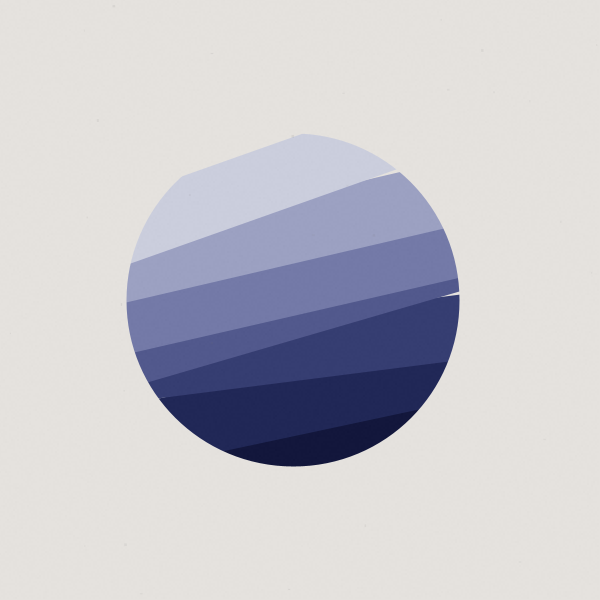
Frame 1 (no input)
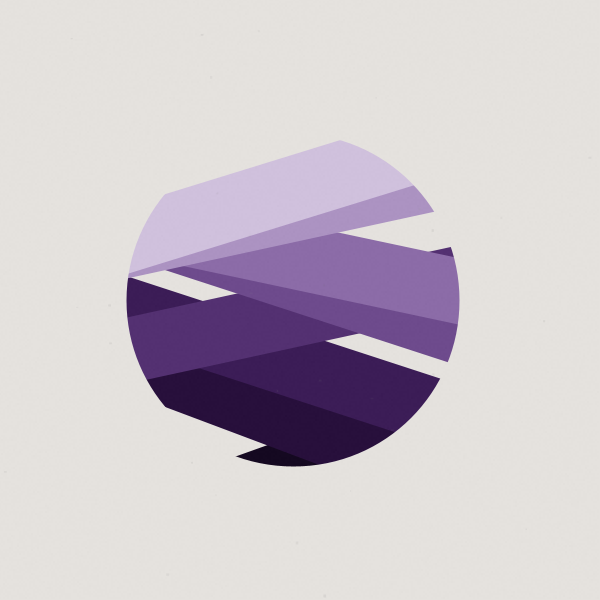
Frame 2 (the mouse pressed at the canvas centre, redrawn once)

The Processing sketch that drew these frames (run headless with seeded random() and noise(); the mouse was pressed at the canvas centre and the sketch redrawn once):

// Processing sketch: build
// ── build.pde
// Processes - Day 126 //<>//
// Prayash Thapa - May 5, 2016


int sw = 2;
int sz = 600;
float diam = 600/1.8;
float start;
int iter = 8;
float step = diam/iter;
int [] ch = { -1, 1 };
int wdt = 65;

// ************************************************************************************

void setup() {
    size(600, 600);
    colorMode(HSB, 100, 100, 100);
    noLoop();
    rectMode(CENTER);
    noStroke();
}

// ************************************************************************************

void draw() {
    background(10, 3, 90);
    start = diam + diam/2;
  
    float H = random(0, 100);
    float S = random(90, 100);
    float B = 10;
  
    for (int i = 0; i<iter; ++i) {
        pushMatrix();
        translate(width/2, start-wdt/2);
        rotate(radians(random(7, 22)* ch[(int)random(ch.length)]));
        fill (H, S-i*(100/iter), B+i*((100-8)/iter));
        rect(0, 0, sz, wdt);
        start-= step - random(-step/2, step/2);
        popMatrix();
    }
  
    stroke(10, 3, 90);
    noFill();
    strokeWeight(300);
    ellipse(width/2-7, height/2, (diam+sz/2), (diam+sz/2));
  
    paper(10);  // browser value
    //paper(30);  // normal value
}

void mousePressed() {
    redraw();
}

void keyPressed() {
    if (key == 'z') {
        iter--;
    }
    if (key == 'x') {
        iter++;
    }
    
    iter = constrain(iter, 3, 30);
    step = diam/iter;
    redraw();
}

void paper(int in_val) {
    noStroke();
    for (int i = 0; i<width-1; i+=2) {
        for (int j = 0; j<height-1; j+=2) {
          fill(random(85-10, 85+10), in_val);
          rect(i, j, 2, 2);
        }
    }
  
    for (int i = 0; i<30; i++) {
        fill(random(40, 60), random(in_val*2.5, in_val*3));
        rect(random(0, width-2), random(0, height-2), random(1, 3), random(1, 3));
    }
}
